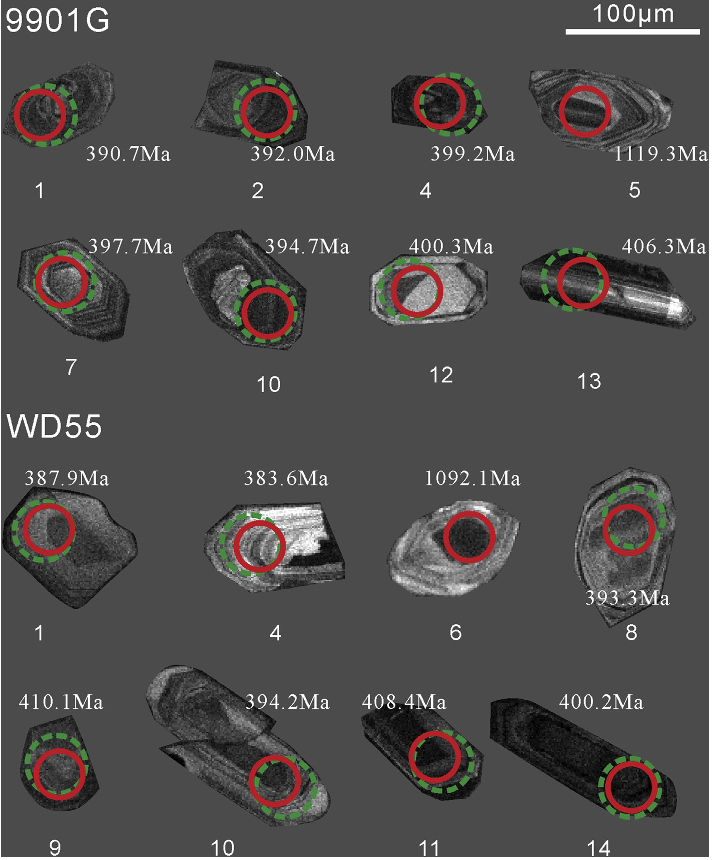
#> input picture unetSegmentation/data/test/t1.png, 712 x 860 px; its folder holds only this picture in this run
$ python proc.py
#> lines starting #> are read from the running program, lines starting #| are printed output that depends on the picture
#> further down, img is the input picture: shape (860, 712, 3); mean B, G, R 77, 77.8, 80
import cv2
import os

def resize_keep_aspectratio(image_src, dst_size):
#> called with dst_size = (512, 512)
    src_h, src_w = image_src.shape[:2]
#> src_h = 860; src_w = 712
    print(src_h, src_w)
#| 860 712
    dst_h, dst_w = dst_size

    # 判断应该按哪个边做等比缩放
    h = dst_w * (float(src_h) / src_w)  # 按照ｗ做等比缩放
#> h = 618.4
    w = dst_h * (float(src_w) / src_h)  # 按照h做等比缩放
#> w = 423.9

    h = int(h)
#> h = 618
    w = int(w)
#> w = 423

    if h <= dst_h:
        image_dst = cv2.resize(image_src, (dst_w, int(h)))
    else:
        image_dst = cv2.resize(image_src, (int(w), dst_h))
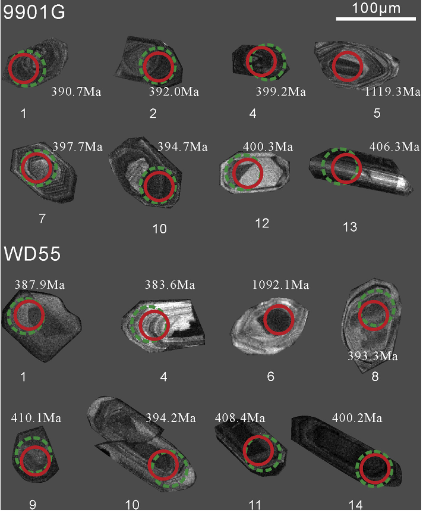
#> image_dst: shape (512, 423, 3); mean B, G, R 77.2, 78, 80.2

    h_, w_ = image_dst.shape[:2]
#> h_ = 512; w_ = 423
    print(h_, w_)
#| 512 423

    top = int((dst_h - h_) / 2);
#> top = 0
    down = int((dst_h - h_ + 1) / 2);
#> down = 0
    left = int((dst_w - w_) / 2);
#> left = 44
    right = int((dst_w - w_ + 1) / 2);
#> right = 45

    value = [0, 0, 0]
    borderType = cv2.BORDER_CONSTANT
    print(top, down, left, right)
#| 0 0 44 45
    image_dst = cv2.copyMakeBorder(image_dst, top, down, left, right, borderType, None, value)
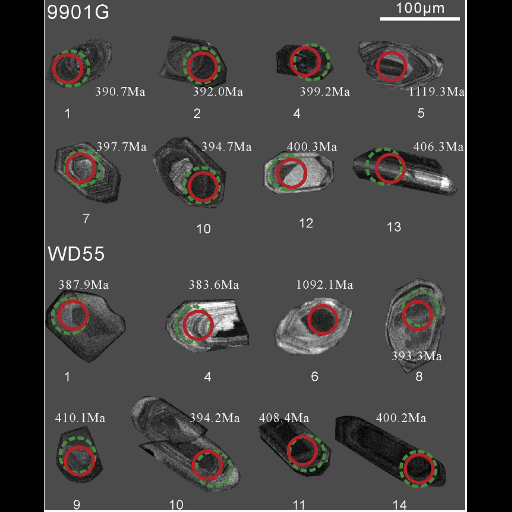
#> image_dst: shape (512, 512, 3); mean B, G, R 63.7, 64.4, 66.3

    return image_dst


if __name__ == "__main__":
    # [6 lines of commented-out code are left out]
    path1='data/test/'
    files1 = os.listdir(path1)
    # path2='data/train/label/'
    # files2 = os.listdir(path2)
    dst_size = (512, 512)
    for f1 in files1:
        newp=path1+f1
        img = cv2.imread(newp)
        image = resize_keep_aspectratio(img, dst_size)
        cv2.imwrite('data/testR/'+f1, image)

    # [6 lines of commented-out code are left out]

$ run again, on unetSegmentation/data/test/t2.png
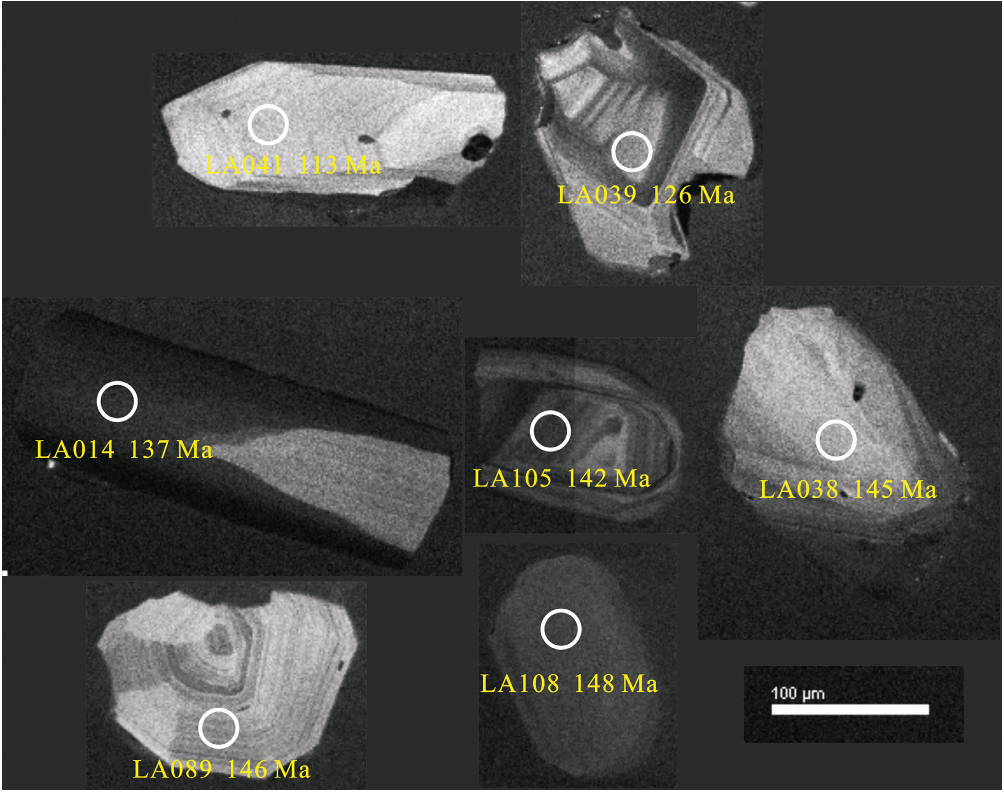
#> input picture unetSegmentation/data/test/t2.png, 1004 x 792 px
#> img is the input picture: shape (792, 1004, 3); mean B, G, R 65.9, 68, 67.4
#| 792 1004
#| 403 512
#| 54 55 0 0
#> in resize_keep_aspectratio, `image_dst = cv2.copyMakeBorder(image_dst, top, down, left, right, bord..`:
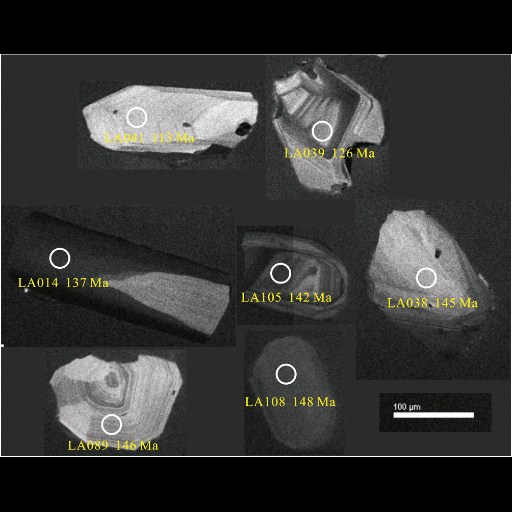
#> image_dst: shape (512, 512, 3); mean B, G, R 51.7, 53.4, 52.9

$ run again, on unetSegmentation/data/test/t3.png
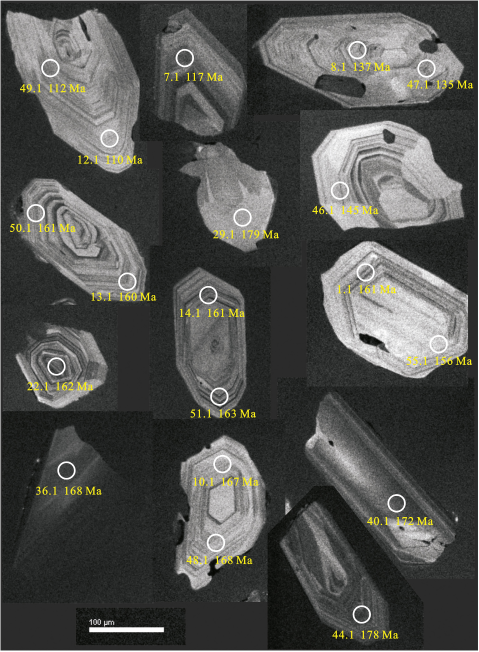
#> input picture unetSegmentation/data/test/t3.png, 958 x 1304 px (shown at 1/2 size)
#> img is the input picture: shape (1304, 958, 3); mean B, G, R 78.5, 81, 80.3
#| 1304 958
#> in resize_keep_aspectratio, `image_dst = cv2.resize(image_src, (int(w), dst_h))`:
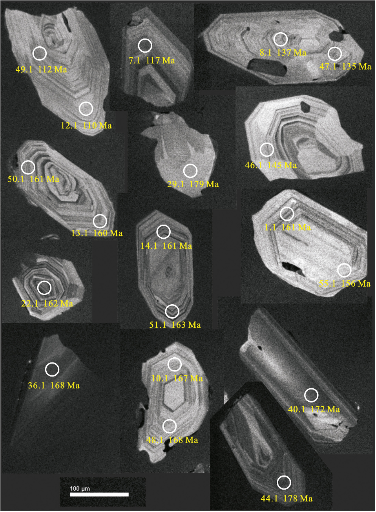
#> image_dst: shape (512, 376, 3); mean B, G, R 78.2, 80.8, 80.1
#| 512 376
#| 0 0 68 68
#> in resize_keep_aspectratio, `image_dst = cv2.copyMakeBorder(image_dst, top, down, left, right, bord..`:
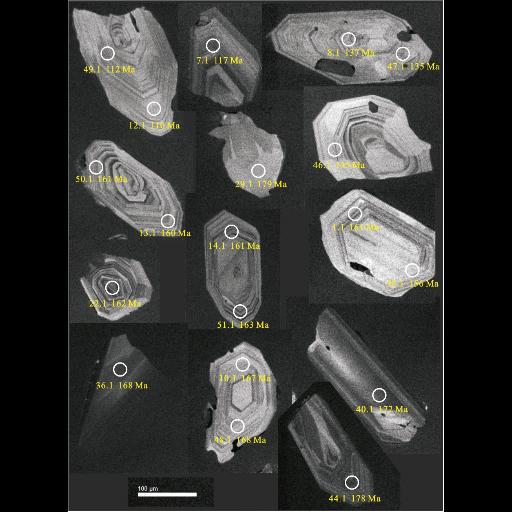
#> image_dst: shape (512, 512, 3); mean B, G, R 57.5, 59.3, 58.8

$ run again, on unetSegmentation/data/test/t4.png
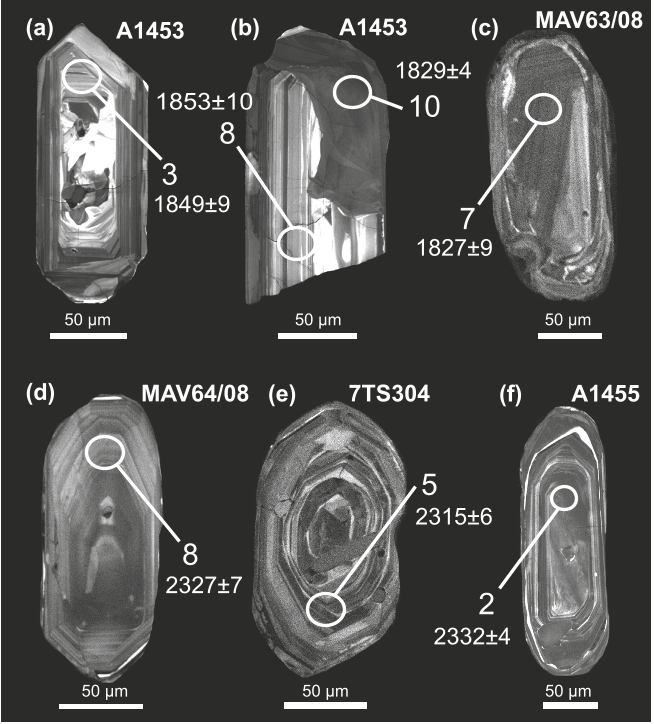
#> input picture unetSegmentation/data/test/t4.png, 654 x 724 px
#> img is the input picture: shape (724, 654, 3); mean B, G, R 79.2, 80, 80.1
#| 724 654
#> in resize_keep_aspectratio, `image_dst = cv2.resize(image_src, (int(w), dst_h))`:
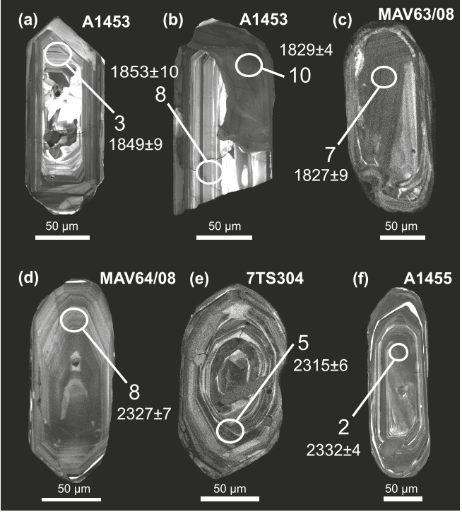
#> image_dst: shape (512, 462, 3); mean B, G, R 79.1, 79.9, 80
#| 512 462
#| 0 0 25 25
#> in resize_keep_aspectratio, `image_dst = cv2.copyMakeBorder(image_dst, top, down, left, right, bord..`:
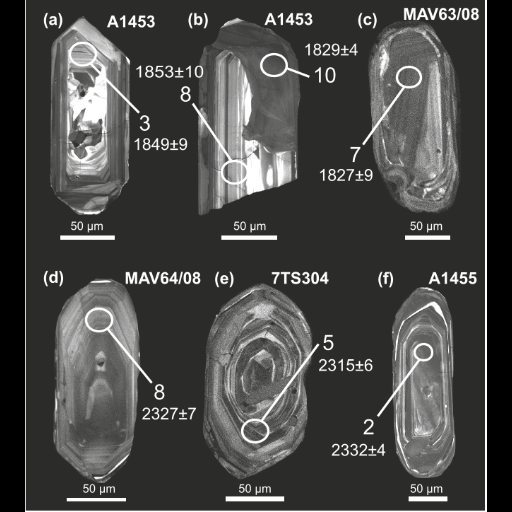
#> image_dst: shape (512, 512, 3); mean B, G, R 71.4, 72.1, 72.2
